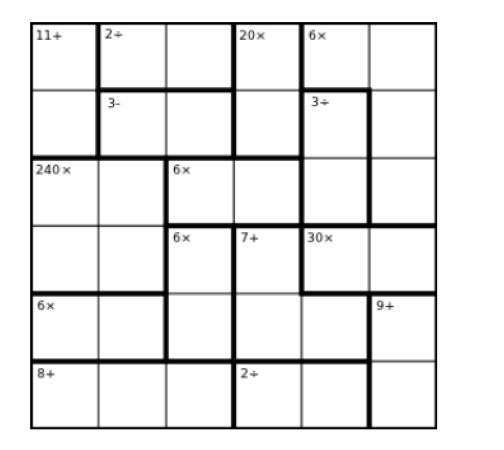
#> input picture img/test-1.png, 504 x 450 px, given in place of spritesheet.png, which was not available
$ python sides.test.py
#> lines starting #> are read from the running program, lines starting #| are printed output that depends on the picture; pictures that were not available may be replaced by others from this repository, and a replacement may not be noted
### cv/tesseract.py
import cv2
import numpy as np

sprites = cv2.imread("../assets/spritesheet.png", 0)
#> sprites is the input picture: shape (450, 504); min 0, max 255, mean 232.8
digits = {
    "0":sprites[:,0:17],
    "1":sprites[:,17:31],
    "2":sprites[:,31:50],
    "3":sprites[:,50:68],
    "4":sprites[:,68:89],
    "5":sprites[:,89:109],
    "6":sprites[:,109:127],
    "7":sprites[:,127:146],
    "8":sprites[:,146:164],
    "9":sprites[:,164:182],
    "+":sprites[:,182:202],
    "-":sprites[:,202:230],
    "x":sprites[:,230:248],
    "/":sprites[:,248:268]
}

def matchTemplate(img):
    img_gray = cv2.cvtColor(img, cv2.COLOR_BGR2GRAY)
    threshold = 0.9
    result = []
    for digit in digits:
        template = digits[digit]
        w, h = template.shape[::-1]
        res = cv2.matchTemplate(img_gray,template,cv2.TM_CCOEFF_NORMED)
        loc = np.where( res >= threshold)
        for pt in zip(*loc[::-1]):
            pos = (pt[0]+w/2, pt[1]+h/2)
            if(verifyBox(result, pos, w)):
                result.append({
                    "key": digit,
                    "pos": pos
                })
                cv2.rectangle(img, pt, (pt[0] + w, pt[1] + h), (0,0,255), 1)
    print(arrange(result))
    return img

# [6 lines left out: function verifyBox, not called in this run]

def sort(e):
    return e["pos"][0]

# [6 lines left out: function arrange, not called in this run]


### cv/lines.py
import cv2
import numpy as np
import math

def main(path):
    img = cv2.imread(path)
    height, width, line_image, lines = preprocess(img)
    horizontal_lines, vertical_lines, border = presetBorders(width, height)
    defineLines(lines, width, height, border, vertical_lines, horizontal_lines)
    dist, count = getClosestDistance(vertical_lines, horizontal_lines, border)

    img_crop = img[border["top"][1]:border["top"][1]+border["right"][0]-border["left"][0],
                   border["left"][0]:border["right"][0]]
    print("Difficulty:", str(count)+"x"+str(count))
    return img_crop, dist, count

def preprocess(img):
    gray = cv2.cvtColor(img,cv2.COLOR_BGR2GRAY)
    blur_gray = cv2.GaussianBlur(gray,(5, 5),0)
    edges = cv2.Canny(blur_gray, 50, 150)
    line_image = np.copy(img)
    lines = cv2.HoughLinesP(edges, 1, np.pi / 180, 15, np.array([]), 50, 20)
    height, width, channels = line_image.shape
    return height, width, line_image, lines

def presetBorders(width, height):
    horizontal_lines = []
    vertical_lines = []
    border = {"top":[], "right":[], "left":[], "bottom":[]}
    for side in border:
        border[side] = [width / 2, height / 2,  width / 2, height / 2]
    return horizontal_lines, vertical_lines, border

def verifyLines(line, lines, key):
    x1,y1,x2,y2 = line[0]
    for other in lines:
        px1,py1,px2,py2 = other[0]
        if(key == "v"):
            if(x1-px1 < 50 and x1-px1 > -50):
                return False
        elif(key == "h"):
            if(y1-py1 < 50 and y1-py1 > -50):
                return False
    return True

def defineLines(lines, width, height, border, vertical_lines, horizontal_lines):
    for line in lines:
        x1,y1,x2,y2 = line[0]
        if(x2-x1 == 0):
            if(y1-y2 > height/5):
                if(x1 <  border["left"][0]):
                    border["left"] = line[0]
                if(x1 >  border["right"][0]):
                    border["right"] = line[0]
                if(verifyLines(line, vertical_lines, "v")):
                    vertical_lines.append(line)
        elif((y2-y1)/(x2-x1) == 0):
            if(x2-x1 < width*0.9 and x2-x1 > width/5):
                if(y1 <  border["top"][1]):
                    border["top"] = line[0]
                if(y1 >  border["bottom"][1]):
                    border["bottom"] = line[0]
                if(verifyLines(line, horizontal_lines, "h")):
                    horizontal_lines.append(line)

def sortX(e):
    return e[0][0]

def sortY(e):
    return e[0][-1]

def getClosestDistance(vertical_lines, horizontal_lines, border):
    closestX = 1000
    closestY = 1000
    vertical_lines.sort(key=sortX)
    horizontal_lines.sort(key=sortY)
    for x in range(1, len(vertical_lines)):
        dist = vertical_lines[x][0][0]-vertical_lines[x-1][0][0]
        if(dist < closestX):
            closestX = dist
    for x in range(1, len(horizontal_lines)):
        dist = horizontal_lines[x][0][1]-horizontal_lines[x-1][0][1]
        if(dist < closestY):
            closestY = dist
    count = getCount(border, closestX, closestY)
    boxwidth = border["right"][0] - border["left"][0]
    dist = round(boxwidth / count)
    return dist, count

def getCount(border, closestX, closestY):
    boxwidth = border["right"][0] - border["left"][0]
    boxheight = border["bottom"][1] - border["top"][1]
    countX = math.floor(boxwidth / closestX)
    countY = math.floor(boxheight / closestY)
    count = 0
    if(countX > countY and countX < 10):
        count = countX
    elif(countY > countX and countY < 10):
        count = countY
    else:
        count = countX
    return count

### cv/sides.test.py
from lines import main
from tesseract import matchTemplate
import numpy as np
import cv2

img, dist, count = main('../img/test-2.png')
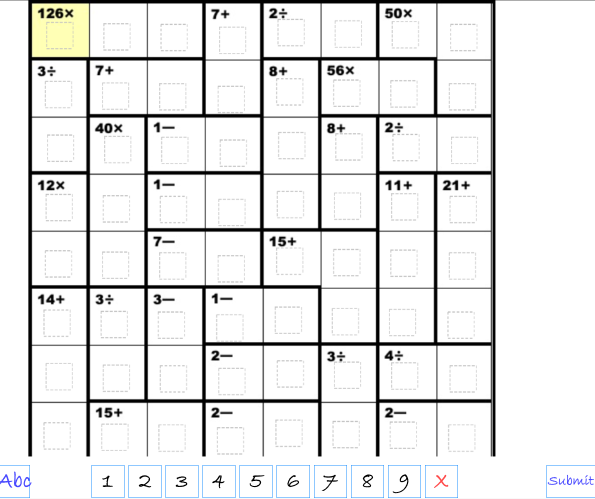
#> input picture img/test-2.png, 1190 x 998 px (shown at 1/2 size)
#> in main, img is the input picture: shape (998, 1190, 3); mean B, G, R 232.5, 232.7, 232.5
#> in preprocess, `gray = cv2.cvtColor(img,cv2.COLOR_BGR2GRAY)`:
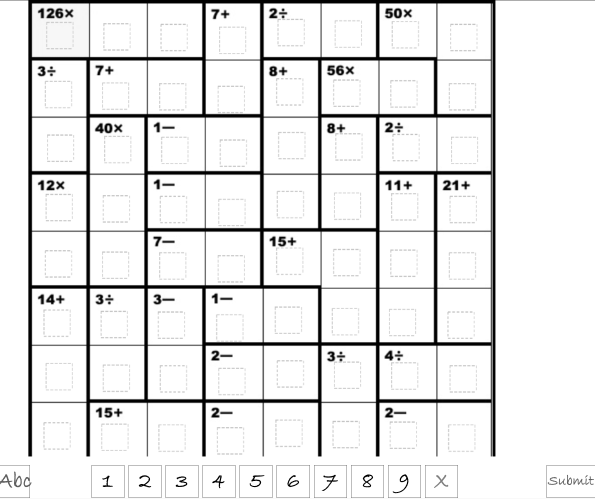
#> gray: shape (998, 1190) (shown at 1/2 size); min 0, max 255, mean 232.6
#> in preprocess, `edges = cv2.Canny(blur_gray, 50, 150)`:
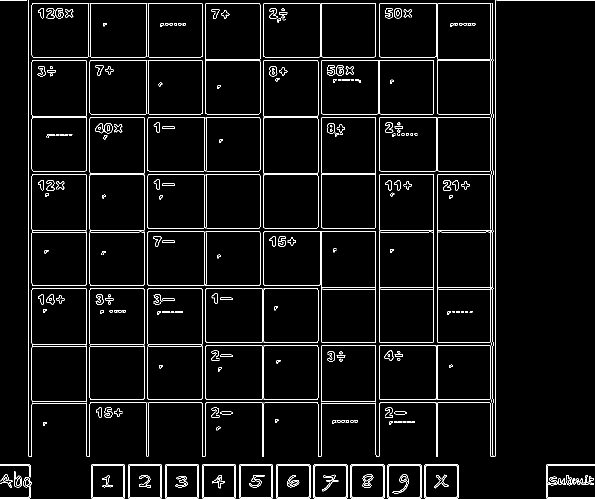
#> edges: shape (998, 1190) (shown at 1/2 size); 3.8% white in thin lines or dots
#> in preprocess, `lines = cv2.HoughLinesP(edges, 1, np.pi / 180, 15, np.array([]), 50, 20)`: lines = 225 rows, first 6: [179, 912, 179, 123], [183, 929, 915, 929], [985, 912, 985, 6], [56, 931, 56, 0], [990, 912, 990, 0], [172, 910, 172, 114]
#> in main, `height, width, line_image, lines = preprocess(img)`: height = 998; width = 1190
#> after the loop in presetBorders, `for side in border:`: border = {'top': [595, 499, 595, 499], 'right': [595, 499, 595, 499], 'left': [595, 499, 595, 499], 'bottom': [595, 499, 595, 499]}
#> in main, `horizontal_lines, vertical_lines, border = presetBorders(width, height)`: horizontal_lines = []
#> the loop in defineLines, `for line in lines:` made 225 passes
#> after the loop in defineLines, `for line in lines:`: border = {'top': [67, 6, 983, 6], 'right': [990, 912, 990, 0], 'left': [56, 931, 56, 0], 'bottom': [183, 996, 915, 996]}; horizontal_lines = [[[183, 929, 915, 929]], [[67, 6, 983, 6]], [[182, 994, 916, 994]], [[180, 805, 635, 805]], [[64, 349, 986, 349]], [[520, 120, 874, 120]], [[64, 235, 986, 235]], [[279, 463, 760, 463]], [[64, 577, 644, 577]], [[402, 691, 986, 691]]]; vertical_lines = [[[179, 912, 179, 123]], [[985, 912, 985, 6]], [[56, 931, 56, 0]], [[295, 797, 295, 237]], [[643, 909, 643, 7]], [[527, 913, 527, 7]], [[411, 910, 411, 568]], [[751, 909, 751, 228]], [[874, 683, 874, 351]]]
#> the loop in getClosestDistance, `for x in range(1, len(vertical_lines)):` made 8 passes
#> (dist, closestX) on passes 1, 2, 6: (123, 123), (116, 116), (108, 108)
#> dist on passes 3, 4, 5, 7, 8: 116, 116, 116, 123, 111
#> after the loop in getClosestDistance, `for x in range(1, len(vertical_lines)):`: closestX = 108
#> the loop in getClosestDistance, `for x in range(1, len(horizontal_lines)):` made 9 passes
#> (dist, closestY) on passes 1, 9: (114, 114), (65, 65)
#> dist on passes 2 to 7: 115, 114, 114, 114, 114, 114
#> after the loop in getClosestDistance, `for x in range(1, len(horizontal_lines)):`: closestY = 65
#> in getCount, `boxwidth = border["right"][0] - border["left"][0]`: boxwidth = 934
#> in getCount, `boxheight = border["bottom"][1] - border["top"][1]`: boxheight = 990
#> in getCount, `countX = math.floor(boxwidth / closestX)`: countX = 8
#> in getCount, `countY = math.floor(boxheight / closestY)`: countY = 15
#> in getCount, `count = countX`: count = 8
#> in getClosestDistance, `boxwidth = border["right"][0] - border["left"][0]`: boxwidth = 934
#> in getClosestDistance, `dist = round(boxwidth / count)`: dist = 117
#> in main, `dist, count = getClosestDistance(vertical_lines, horizontal_lines, bor..`: count = 8
#> in main, `img_crop = img[border["top"][1]:border["top"][1]+border["right"][0]-bo..`:
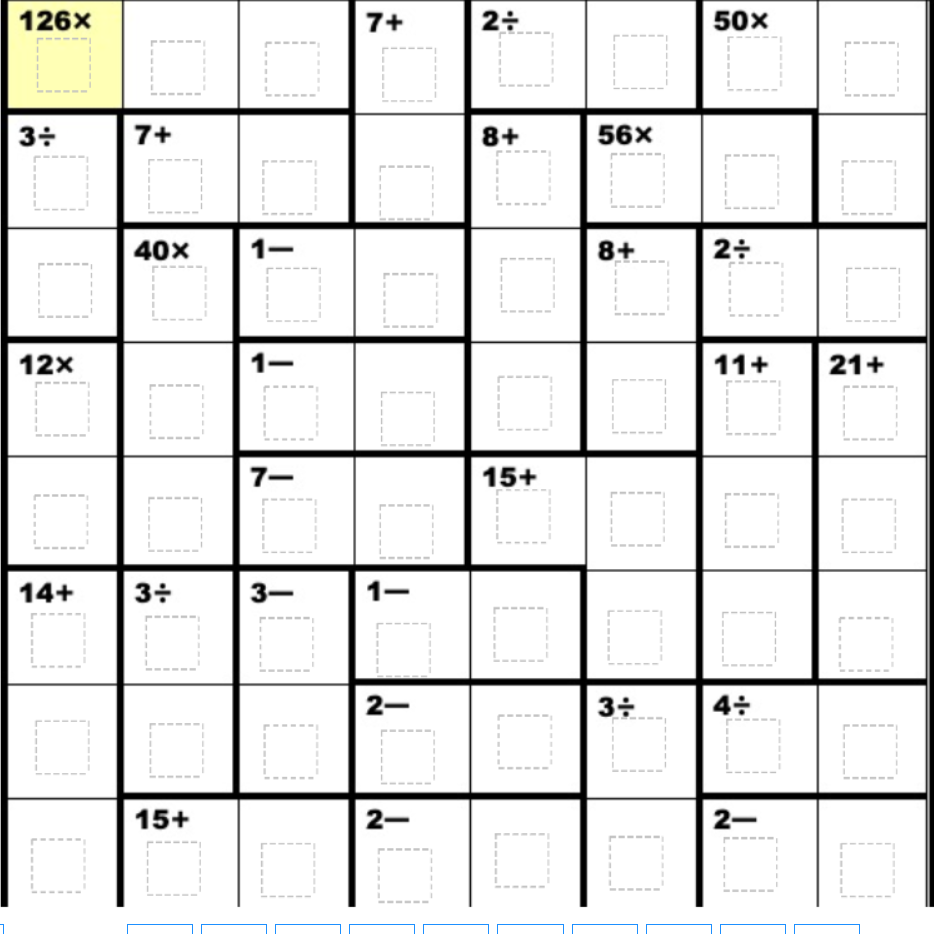
#> img_crop: shape (934, 934, 3); mean B, G, R 226.8, 227.6, 227.5
#| Difficulty: 8x8
#> dist = 117; count = 8

grid = np.zeros((count, count))
width, height, shape = img.shape
#> width = 934; height = 934; shape = 3
def getBox(x, y, pad):
    x1 = max(x*dist-pad, 0)
    x2 = min((x+1)*dist+pad, width)
    y1 = max(y*dist-pad, 0)
    y2 = min((y+1)*dist+pad, height)
    return img[x1:x2, y1:y2]

crop = matchTemplate(getBox(7, 5, 20))
#> in getBox, `x1 = max(x*dist-pad, 0)`: x1 = 799
#> in getBox, `x2 = min((x+1)*dist+pad, width)`: x2 = 934
#> in getBox, `y1 = max(y*dist-pad, 0)`: y1 = 565
#> in getBox, `y2 = min((y+1)*dist+pad, height)`: y2 = 722
#> in getBox, `return img[x1:x2, y1:y2]`:
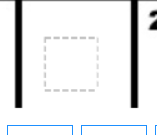
#> returned value: shape (135, 157, 3); mean of channels 0, 1, 2 234, 233, 232.1; drawn as B, G, R
#> the loop in matchTemplate, `for digit in digits:` made 1 pass
#> (digit, w, h) on pass 1: ('0', 17, 450)
#> after the loop in matchTemplate, `for digit in digits:`: result = []
#> (the run stopped early here; a loop or call above may not have finished)
